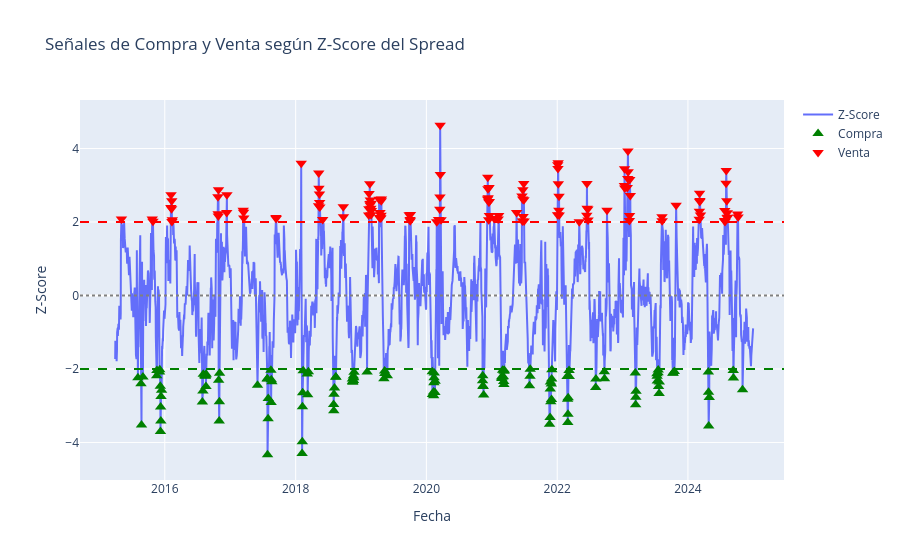

Here is the notebook cell this chart was saved with:
### Markdown cell above
En este caso, el p valor nos indica que ahora la serie es estacionaria, podemos realizar una estrategia de pairs trading

### Code cell
# Plot Z-score con umbrales

# Calculamos z-Score
zscore = (spread - spread.rolling(lookback).mean()) / spread.rolling(lookback).std()

# Generamos señales
signals = pd.Series(index=zscore.index, dtype='float')
signals[zscore > k] = -1  # Vender (Short CVX, Long XOM)
signals[zscore < -k] = 1  # Comprar (Long CVX, Short XOM)
signals[(zscore <= k) & (zscore >= -k)] = 0  # Neutral

fig = go.Figure()

fig.add_trace(go.Scatter(x=zscore.index, y=zscore, mode='lines', name='Z-Score'))

fig.add_hline(y=k, line=dict(color='red', dash='dash'))
fig.add_hline(y=-k, line=dict(color='green', dash='dash'))
fig.add_hline(y=0, line=dict(color='gray', dash='dot'))
fig.add_trace(go.Scatter(x=signals[signals == 1].index,
                         y=zscore[signals == 1],
                         mode='markers',
                         name='Compra',
                         marker=dict(color='green', symbol='triangle-up', size=10)))

fig.add_trace(go.Scatter(x=signals[signals == -1].index,
                         y=zscore[signals == -1],
                         mode='markers',
                         name='Venta',
                         marker=dict(color='red', symbol='triangle-down', size=10)))

fig.update_layout(title='Señales de Compra y Venta según Z-Score del Spread',
                  yaxis_title='Z-Score',
                  xaxis_title='Fecha')
fig.show()

### Figure 1 — Plotly figure (JSON) as saved in the notebook; plotly's stock layout.template omitted (floating-point values rounded to 4 significant figures; data arrays with more than 128 entries replaced by an {"elided": "..."} marker saying what was removed)
{"data": [{"mode": "lines", "name": "Z-Score", "type": "scatter", "x": {"elided": "2515 str values"}, "y": {"elided": "2515 float values"}}, {"marker": {"color": "green", "size": 10, "symbol": "triangle-up"}, "mode": "markers", "name": "Compra", "type": "scatter", "x": {"elided": "130 str values"}, "y": {"elided": "130 float values"}}, {"marker": {"color": "red", "size": 10, "symbol": "triangle-down"}, "mode": "markers", "name": "Venta", "type": "scatter", "x": ["2015-05-04T00:00:00", "2015-10-23T00:00:00", "2015-10-27T00:00:00", "2016-02-04T00:00:00", "2016-02-05T00:00:00", "2016-02-08T00:00:00", "2016-02-09T00:00:00", "2016-02-10T00:00:00", "2016-02-12T00:00:00", "2016-10-24T00:00:00", "2016-10-25T00:00:00", "2016-10-26T00:00:00", "2016-10-27T00:00:00", "2016-12-12T00:00:00", "2016-12-13T00:00:00", "2017-03-14T00:00:00", "2017-03-16T00:00:00", "2017-03-17T00:00:00", "2017-09-13T00:00:00", "2017-09-14T00:00:00", "2018-02-01T00:00:00", "2018-05-09T00:00:00", "2018-05-10T00:00:00", "2018-05-11T00:00:00", "2018-05-14T00:00:00", "2018-05-15T00:00:00", "2018-05-16T00:00:00", "2018-06-01T00:00:00", "2018-09-24T00:00:00", "2018-09-25T00:00:00", "2019-02-13T00:00:00", "2019-02-14T00:00:00", "2019-02-15T00:00:00", "2019-02-19T00:00:00", "2019-02-20T00:00:00", "2019-02-21T00:00:00", "2019-02-22T00:00:00", "2019-02-25T00:00:00", "2019-02-26T00:00:00", "2019-02-27T00:00:00", "2019-02-28T00:00:00", "2019-04-12T00:00:00", "2019-04-15T00:00:00", "2019-04-17T00:00:00", "2019-04-18T00:00:00", "2019-04-22T00:00:00", "2019-04-23T00:00:00", "2019-04-24T00:00:00", "2019-04-25T00:00:00", "2019-09-27T00:00:00", "2019-10-02T00:00:00", "2019-10-03T00:00:00", "2019-10-04T00:00:00", "2020-02-28T00:00:00", "2020-03-09T00:00:00", "2020-03-16T00:00:00", "2020-03-17T00:00:00", "2020-03-18T00:00:00", "2020-03-19T00:00:00", "2020-03-23T00:00:00", "2020-12-08T00:00:00", "2020-12-09T00:00:00", "2020-12-10T00:00:00", "2020-12-11T00:00:00", "2020-12-14T00:00:00", "2020-12-15T00:00:00", "2020-12-16T00:00:00", "2020-12-17T00:00:00", "2020-12-18T00:00:00", "2021-01-14T00:00:00", "2021-02-05T00:00:00", "2021-02-08T00:00:00", "2021-05-19T00:00:00", "2021-06-18T00:00:00", "2021-06-21T00:00:00", "2021-06-22T00:00:00", "2021-06-23T00:00:00", "2021-06-24T00:00:00", "2021-06-28T00:00:00", "2021-06-29T00:00:00", "2021-06-30T00:00:00", "2022-01-03T00:00:00", "2022-01-04T00:00:00", "2022-01-05T00:00:00", "2022-01-06T00:00:00", "2022-01-07T00:00:00", "2022-01-10T00:00:00", "2022-01-11T00:00:00", "2022-01-12T00:00:00", "2022-05-04T00:00:00", "2022-06-15T00:00:00", "2022-06-16T00:00:00", "2022-06-17T00:00:00", "2022-06-21T00:00:00", "2022-06-22T00:00:00", "2022-10-06T00:00:00", "2023-01-11T00:00:00", "2023-01-12T00:00:00", "2023-01-13T00:00:00", "2023-01-27T00:00:00", "2023-01-30T00:00:00", "2023-01-31T00:00:00", "2023-02-01T00:00:00", "2023-02-08T00:00:00", "2023-02-09T00:00:00", "2023-02-10T00:00:00", "2023-02-13T00:00:00", "2023-08-09T00:00:00", "2023-08-10T00:00:00", "2023-10-27T00:00:00", "2024-03-04T00:00:00", "2024-03-05T00:00:00", "2024-03-06T00:00:00", "2024-03-07T00:00:00", "2024-03-08T00:00:00", "2024-03-11T00:00:00", "2024-07-24T00:00:00", "2024-07-25T00:00:00", "2024-07-26T00:00:00", "2024-08-01T00:00:00", "2024-08-02T00:00:00", "2024-08-05T00:00:00", "2024-08-07T00:00:00", "2024-08-08T00:00:00", "2024-08-09T00:00:00", "2024-10-04T00:00:00", "2024-10-07T00:00:00"], "y": [2.08, 2.085, 2.018, 2.395, 2.744, 2.362, 2.578, 2.015, 2.06, 2.688, 2.223, 2.164, 2.88, 2.26, 2.743, 2.32, 2.264, 2.106, 2.12, 2.093, 3.6, 2.44, 3.33, 2.916, 2.76, 2.53, 2.411, 2.068, 2.417, 2.14, 2.191, 2.36, 2.777, 3.042, 2.506, 2.465, 2.6, 2.377, 2.198, 2.51, 2.312, 2.617, 2.116, 2.262, 2.121, 2.11, 2.184, 2.578, 2.629, 2.195, 2.067, 2.034, 2.202, 2.009, 2.071, 2.347, 2.679, 4.633, 3.296, 2.062, 2.624, 3.221, 2.904, 2.662, 2.064, 2.547, 2.939, 2.56, 2.177, 2.094, 2.079, 2.18, 2.257, 2.706, 2.027, 2.629, 2.879, 2.151, 3.05, 2.603, 2.027, 2.198, 3.559, 3.459, 3.61, 3.041, 2.322, 2.702, 2.192, 2.006, 2.181, 3.05, 2.372, 2.354, 2.057, 2.317, 2.996, 3.448, 2.926, 2.938, 3.183, 3.93, 3.368, 2.044, 2.178, 3.156, 2.724, 2.14, 2.037, 2.458, 2.072, 2.29, 2.782, 2.557, 2.583, 2.188, 2.043, 2.316, 2.016, 3.053, 3.402, 2.582, 2.113, 2.249, 2.13, 2.221, 2.135]}], "layout": {"autosize": true, "shapes": [{"line": {"color": "red", "dash": "dash"}, "type": "line", "x0": 0, "x1": 1, "xref": "x domain", "y0": 2, "y1": 2, "yref": "y"}, {"line": {"color": "green", "dash": "dash"}, "type": "line", "x0": 0, "x1": 1, "xref": "x domain", "y0": -2, "y1": -2, "yref": "y"}, {"line": {"color": "gray", "dash": "dot"}, "type": "line", "x0": 0, "x1": 1, "xref": "x domain", "y0": 0, "y1": 0, "yref": "y"}], "title": {"text": "Señales de Compra y Venta según Z-Score del Spread"}, "xaxis": {"autorange": true, "range": ["2014-09-23 12:58:07.5694", "2025-06-11 11:01:52.4306"], "showspikes": false, "title": {"text": "Fecha"}, "type": "date"}, "yaxis": {"autorange": true, "range": [-5.249, 5.548], "showspikes": false, "title": {"text": "Z-Score"}, "type": "linear"}}}
